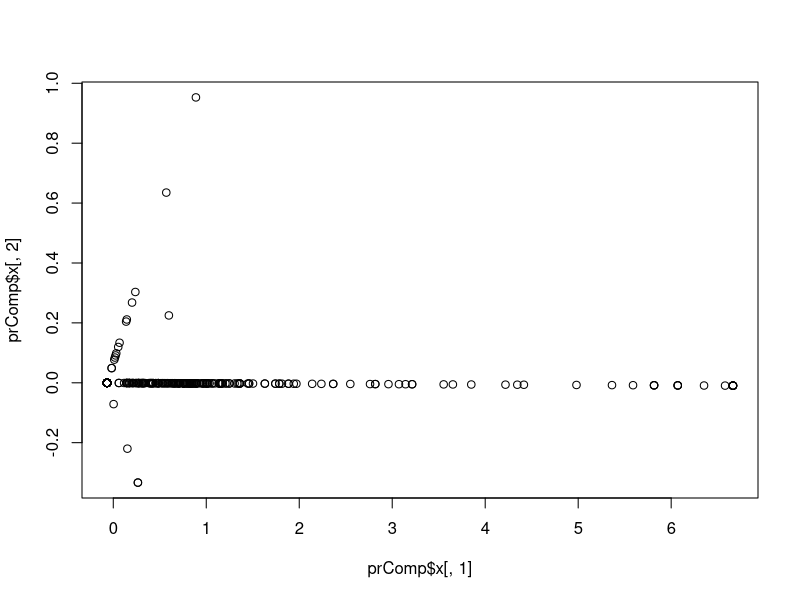
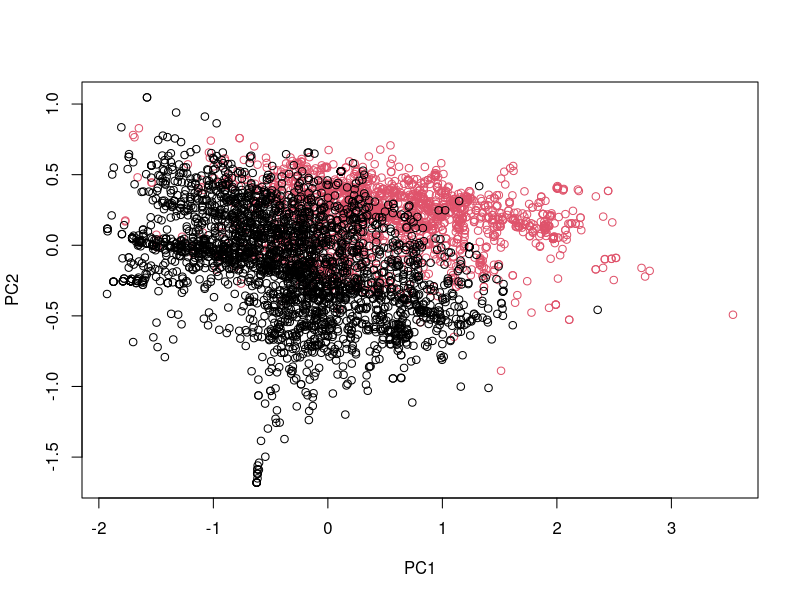
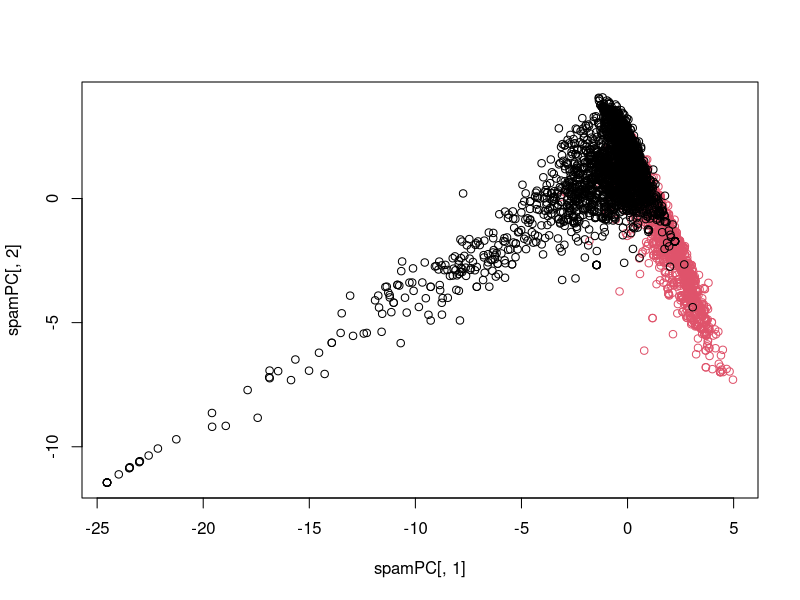

These figures' R source, in order:
# From week 2: Preprocessing with principal components analysis

library(caret)
library(kernlab)

data(spam)

inTrain <- createDataPartition(y=spam$type, p = 0.75, list = FALSE)
training <- spam[inTrain,]
testing <- spam[-inTrain,]

M <- abs(cor(training[,-58])) # column 58 is outcome
diag(M) <- 0
which(M > 0.8, arr.ind = T)



# Principal components analysis

smallSpam <- spam[,c(34,32)]
prComp <- prcomp(smallSpam)
plot(prComp$x[,1], prComp$x[,2])

prComp$rotation


# PCA with caret
typeColor <- ((spam$type=="spam")*1 +1)
prComp <- prcomp(log10(spam[,-58]+1))
plot(prComp$x[,1], prComp$x[,2], col=typeColor, xlab="PC1", ylab="PC2")

preProc <- preProcess(log10(spam[,-58]+1), method = "pca", pcaComp = 2)
spamPC <- predict(preProc, log10(spam[,-58]+1))
plot(spamPC[,1], spamPC[,2], col=typeColor)
